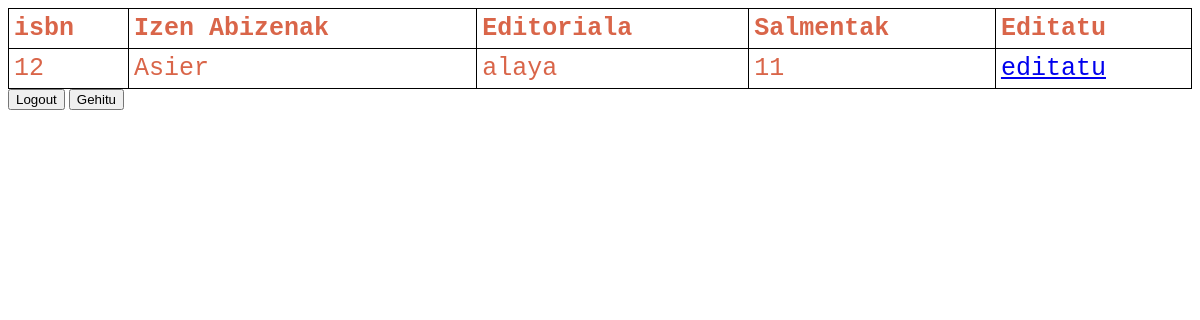
Page /app/db.php on the earlier database version.
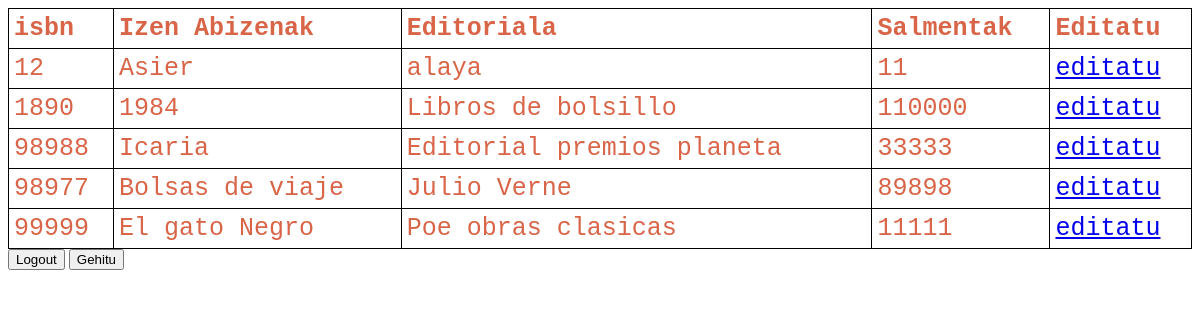
Same page on the later database version.
### tables this page shows
CREATE TABLE `liburuak` (
  `isbn` int(11) DEFAULT NULL,
  `izena` varchar(45) DEFAULT NULL,
  `editoriala` varchar(45) DEFAULT NULL,
  `salmentak` int(11) DEFAULT NULL
);

### app/db.php (the view, shortened to what this page needs)
<!DOCTYPE html>
<html>
<head>
</head>
<body>
<table id="tabla">
	<tr>
		<th>isbn</th>
		<th>Izen Abizenak</th>
		<th>Editoriala</th>
		<th>Salmentak</th>
		<th>Editatu</th>
	</tr>
	<?php
	include("connection.php");
	$query = "SELECT * FROM liburuak";
	$result = mysqli_query($con, $query);
	if($result-> num_rows > 0){
		while($row = mysqli_fetch_array($result)){
			$isbn = $row["isbn"];
			$izena = $row["izena"];
			$editoriala = $row["editoriala"];
			$salmentak = $row["salmentak"];
			echo "<tr><td>" . $isbn . "</td><td>" . $izena . "</td><td>" . $editoriala . "</td><td>" . $salmentak . "</td><td>" . "<a href='editatu.php?isbn=$isbn'>editatu</a>" . "</td></tr>";
		}
	}
	else{
		echo "0 result";
	}
	?>
</table>
<div class ="flex">
	<input type="submit" id="button1" value="Logout">
	<input type="submit" id="button2" value="Gehitu">
</div>
</body>
</html

### app/db.php (style rules this page uses)
table,th,td { border: 1px solid black; border-collapse: collapse; padding: 5px; }
table { border-collapse: collapse; width: 100%; color: #d96549; font-family: monospace; font-size: 25px; text-align: left; }

Differences in the rows shown:
added liburuak: isbn "1890", izena "1984", editoriala "Libros de bolsillo", salmentak "110000"
added liburuak: isbn "98988", izena "Icaria", editoriala "Editorial premios planeta", salmentak "33333"
added liburuak: isbn "98977", izena "Bolsas de viaje", editoriala "Julio Verne", salmentak "89898"
added liburuak: isbn "99999", izena "El gato Negro", editoriala "Poe obras clasicas", salmentak "11111"
